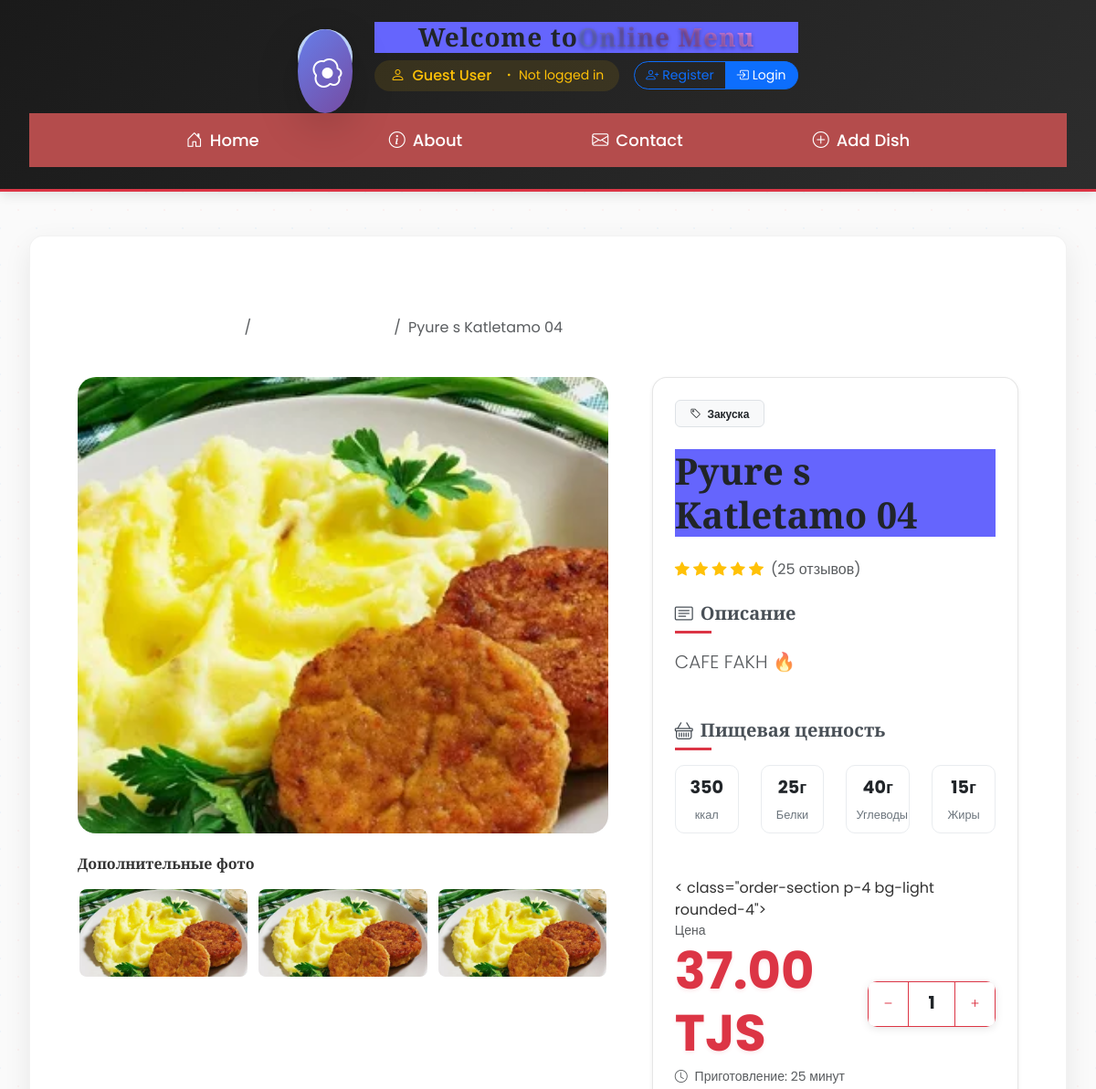
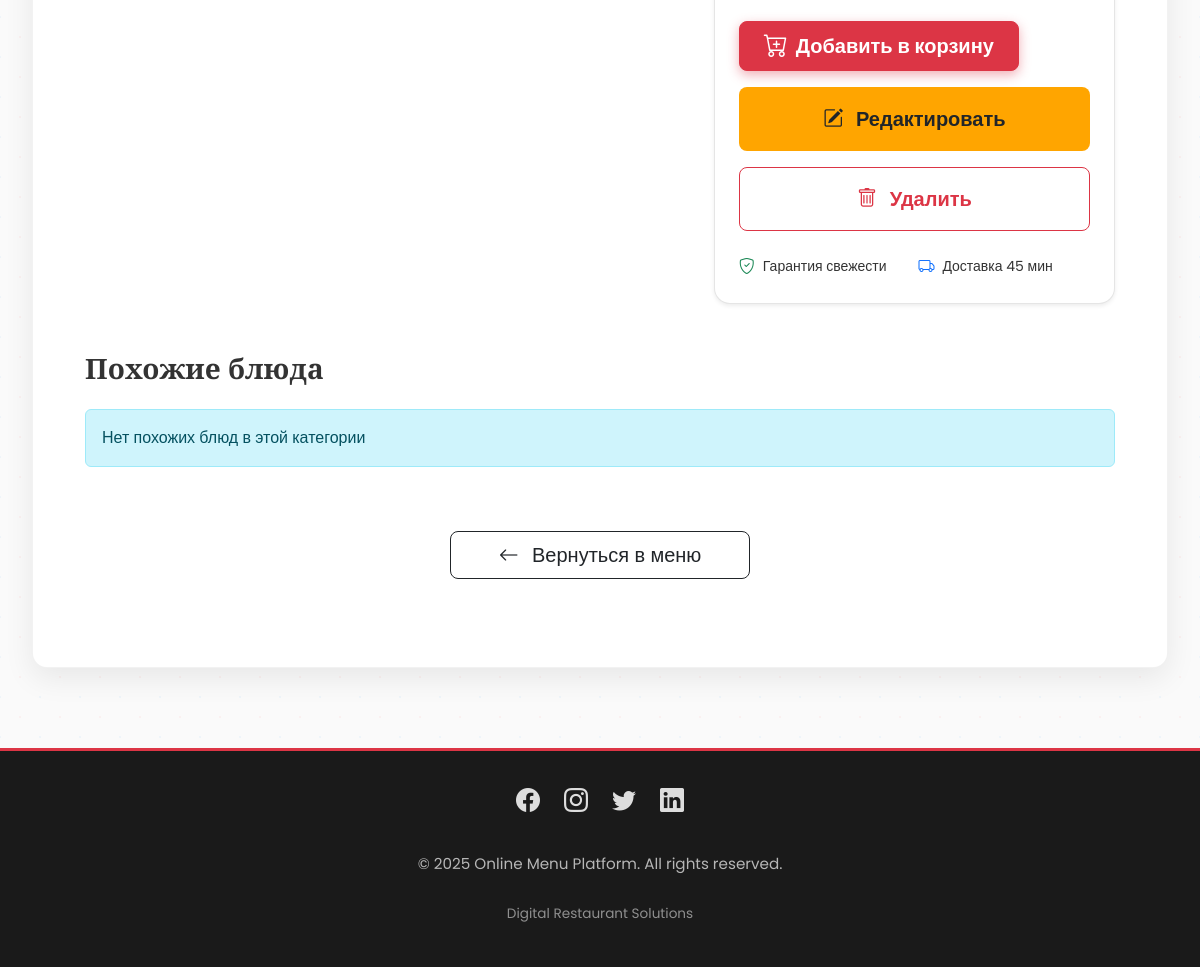
The app's page /dish/2/ with its own data (2 pictures, top to bottom).
### online_menu/models.py (models this page shows, shortened)
class Dish(models.Model):
    CATEGORY_CHOICES = [
        ('starter', 'Starter'),
        ('main', 'Main'),
        ('dessert', 'Dessert'),
        ('drink', 'Drink'),
    ]
    dish_name = models.CharField(max_length=100, verbose_name="dish's name")
    description = models.TextField(null=True, blank=True, verbose_name="Description")
    price = models.DecimalField(max_digits=8, decimal_places=2, verbose_name="Price")
    category = models.CharField(max_length=50, choices=CATEGORY_CHOICES, verbose_name="category")
    image = models.ImageField(upload_to='media/', verbose_name="Image")

### online_menu/views.py (the view)
# urls.py: path('dish/<int:dish_id>/', detail_dish, name='detail_dish'),
def detail_dish(request, dish_id):
    dish = Dish.objects.get(id=dish_id)
    return render(request, 'dish_detail.html', {'dish': dish})

### templates/dish_detail.html (shortened to what this page needs)
{% extends "base.html" %}
{% load static %}
{% block main %}
<div class="container py-5">
    <nav aria-label="breadcrumb" class="mb-4">
        <ol class="breadcrumb">
            <li class="breadcrumb-item"><a href="{% url 'home_name' %}" class="text-decoration-none">
                <i class="bi bi-house-door me-1"></i>Главная
            </a></li>
            <li class="breadcrumb-item"><a href="#menu" class="text-decoration-none">
                <i class="bi bi-menu-button me-1"></i>Меню
            </a></li>
            <li class="breadcrumb-item active" aria-current="page">{{ dish.dish_name }}</li>
        </ol>
    </nav>
    <div class="row g-5">
        <div class="col-lg-7">
            <div class="dish-image-container">
                {% if dish.image %}
                    <img src="{{ dish.image.url }}"
                         class="dish-main-image img-fluid rounded-4 shadow-lg"
                         alt="{{ dish.dish_name }}">
                {% else %}
                    <div class="no-image-placeholder rounded-4 shadow-lg">
                        <i class="bi bi-image text-muted display-1"></i>
                        <p class="mt-3 text-muted">Изображение отсутствует</p>
                    </div>
                {% endif %}
            </div>
            <div class="image-gallery mt-4">
                <h6 class="mb-3">Дополнительные фото</h6>
                <div class="row g-2">
                    {% for i in "123" %}
                    <div class="col-4">
                        <div class="gallery-item rounded-3">
                            {% if dish.image %}
                                <img src="{{ dish.image.url }}"
                                     class="img-fluid rounded-3"
                                     alt="{{ dish.dish_name }} - фото {{ forloop.counter }}">
                            {% else %}
                                <div class="no-thumb-placeholder rounded-3">
                                    <i class="bi bi-image"></i>
                                </div>
                            {% endif %}
                        </div>
                    </div>
                    {% endfor %}
                </div>
            </div>
        </div>
        <div class="col-lg-5">
            <div class="dish-details-card p-4 rounded-4 shadow-sm h-100">
                <div class="mb-4">
                    <span class="badge bg-light text-dark border px-3 py-2">
                        <i class="bi bi-tag me-1"></i>
                        {% if dish.category == 'starter' %}
                            Закуска
                        {% elif dish.category == 'main' %}
                            Основное блюдо
                        {% elif dish.category == 'dessert' %}
                            Десерт
                        {% elif dish.category == 'drink' %}
                            Напиток
                        {% else %}
                            {{ dish.category }}
                        {% endif %}
                    </span>
                </div>
                <h1 class="dish-title mb-4">{{ dish.dish_name }}</h1>
                <div class="rating-section mb-4">
                    <div class="d-flex align-items-center">
                        <div class="stars me-2">
                            {% for i in "12345" %}
                                {% if forloop.counter <= dish.rating|default:5 %}
                                    <i class="bi bi-star-fill text-warning"></i>
                                {% else %}
                                    <i class="bi bi-star text-muted"></i>
                                {% endif %}
                            {% endfor %}
                        </div>
                        <span class="text-muted">({{ dish.review_count|default:"25" }} отзывов)</span>
                    </div>
                </div>
                <div class="description-section mb-5">
                    <h5 class="section-title mb-3">
                        <i class="bi bi-card-text me-2"></i>Описание
                    </h5>
                    <p class="dish-description text-muted lead">
                        {{ dish.description|default:"Вкусное блюдо, приготовленное с любовью нашими шеф-поварами." }}
                    </p>
                </div>
                <div class="nutrition-section mb-5">
                    <h5 class="section-title mb-3">
                        <i class="bi bi-basket me-2"></i>Пищевая ценность
                    </h5>
                    <div class="row text-center">
                        <div class="col-3">
                            <div class="nutrition-item">
                                <div class="nutrition-value">{{ dish.calories|default:"350" }}</div>
                                <div class="nutrition-label">ккал</div>
                            </div>
                        </div>
                        <div class="col-3">
                            <div class="nutrition-item">
                                <div class="nutrition-value">{{ dish.protein|default:"25" }}г</div>
                                <div class="nutrition-label">Белки</div>
                            </div>
                        </div>
                        <div class="col-3">
                            <div class="nutrition-item">
                                <div class="nutrition-value">{{ dish.carbs|default:"40" }}г</div>
                                <div class="nutrition-label">Углеводы</div>
                            </div>
                        </div>
                        <div class="col-3">
                            <div class="nutrition-item">
                                <div class="nutrition-value">{{ dish.fat|default:"15" }}г</div>
                                <div class="nutrition-label">Жиры</div>
                            </div>
                        </div>
                    </div>
                </div>
                < class="order-section p-4 bg-light rounded-4">
                    <div class="d-flex justify-content-between align-items-center mb-4">
                        <div>
                            <div class="text-muted small">Цена</div>
                            <div class="price display-4 fw-bold text-danger">
                                {{ dish.price }} TJS
                            </div>
                            <div class="text-muted small mt-1">
                                <i class="bi bi-clock me-1"></i>
                                Приготовление: {{ dish.preparation_time|default:"25" }} минут
                            </div>
                        </div>
                        <div class="quantity-selector">
                            <div class="input-group" style="width: 140px;">
                                <button class="btn btn-outline-danger" type="button" id="decrease-qty">
                                    <i class="bi bi-dash"></i>
                                </button>
                                <input type="text" class="form-control text-center border-danger"
                                       value="1" id="quantity-input" readonly>
                                <button class="btn btn-outline-danger" type="button" id="increase-qty">
                                    <i class="bi bi-plus"></i>
                                </button>
                            </div>
                        </div>
                    </div>
                    <div class="d-grid gap-3">
    <button class="btn btn-danger btn-lg py-3 d-flex align-items-center justify-content-center" id="add-to-cart-btn">
        <i class="bi bi-cart-plus me-2 fs-4"></i>
        <span class="fw-semibold">Добавить в корзину</span>
    </button>
    <a href="{% url 'dish_edit' dish.id %}" class="btn  btn-lg py-3 fw-semibold" style="background-color: orange; ">
        <i class="bi bi-pencil-square me-2"></i>
        Редактировать
    </a>
    <a href="{% url 'dish_delete' dish.id %}" class="btn btn-outline-danger btn-lg py-3 fw-semibold">
        <i class="bi bi-trash me-2"></i>
        Удалить
    </a>
</div>
                <div class="additional-info mt-4">
                    <div class="row g-2">
                        <div class="col-6">
                            <div class="info-item d-flex align-items-center">
                                <i class="bi bi-shield-check text-success me-2"></i>
                                <span class="small">Гарантия свежести</span>
                            </div>
                        </div>
                        <div class="col-6">
                            <div class="info-item d-flex align-items-center">
                                <i class="bi bi-truck text-primary me-2"></i>
                                <span class="small">Доставка 45 мин</span>
                            </div>
                        </div>
                    </div>
                </div>
            </div>
        </div>
    </div>
    <div class="related-dishes mt-5">
        <h3 class="mb-4">Похожие блюда</h3>
        <div class="row g-4">
            {% for related_dish in related_dishes|slice:":3" %}
            <div class="col-md-4">
                <div class="card dish-card border-0 shadow-sm h-100">
                    {% if related_dish.image %}
                        <img src="{{ related_dish.image.url }}"
                             class="card-img-top"
                             alt="{{ related_dish.dish_name }}">
                    {% else %}
                        <div class="no-image-placeholder">
                            <i class="bi bi-image text-muted"></i>
                        </div>
                    {% endif %}
                    <div class="card-body">
                        <h5 class="card-title">{{ related_dish.dish_name }}</h5>
                        <p class="card-text text-muted small">{{ related_dish.description|truncatechars:80 }}</p>
                        <div class="d-flex justify-content-between align-items-center">
                            <span class="price-badge bg-danger text-white px-3 py-1 rounded-pill">
                                {{ related_dish.price }} TJS
                            </span>
                            <a href="{% url 'dish_detail_name' related_dish.id %}"
                               class="btn btn-sm btn-outline-danger">
                                Подробнее
                            </a>
                        </div>
                    </div>
                </div>
            </div>
            {% empty %}
            <div class="col-12">
                <div class="alert alert-info">
                    Нет похожих блюд в этой категории
                </div>
            </div>
            {% endfor %}
        </div>
    </div>
    <div class="text-center mt-5">
        <a href="{% url 'home_name' %}" class="btn btn-outline-dark btn-lg px-5">
            <i class="bi bi-arrow-left me-2"></i>
            Вернуться в меню
        </a>
    </div>
</div>
{% endblock main %}

### static/css/base.css (style rules this page uses)
* { margin: 0; padding: 0; box-sizing: border-box; }
body { font-family: Arial, sans-serif; }

### static/css/home.css (style rules this page uses)
* { margin: 0; padding: 0; }
img { height: 280px; width: 100%; border-radius: 10px 10px 0px 0px; }
h1 { background-color: rgb(101, 101, 253); font-size: 50px; display: flex; justify-content: center; }
body { background-color: rgb(179, 179, 179); }
button { background-color: gray; color: black; width: 280px; height: 50px; display: flex; justify-content: center; align-items: center; margin-left: 150px; font-size: 20px; margin-top: 10px; }

### static/css/about.css (style rules this page uses)
* { margin: 0; padding: 0; box-sizing: border-box; }
body { font-family: "Poppins", sans-serif; line-height: 1.6; color: #333; background-color: #f9f9f9; }
nav a { color: white; text-decoration: none; margin: 0 15px; font-weight: 500; }

### templates/base.html (style rules this page uses)
:root { --primary-color: #dc3545; --secondary-color: #ff6b6b; --dark-color: #212529; --light-color: #f8f9fa; --gold-color: #ffd700; --transition: all 0.3s ease; }
* { margin: 0; padding: 0; box-sizing: border-box; }
body { font-family: 'Poppins', sans-serif; background-color: #fefefe; color: #333; min-height: 100vh; display: flex; flex-direction: column; }
h1, h2, h3, h4, h5, h6 { font-family: 'Playfair Display', serif; font-weight: 600; }
nav a { color: white; text-decoration: none; font-weight: 500; font-size: 1.1rem; padding: 0.5rem 1.5rem; border-radius: 30px; transition: var(--transition); display: flex; align-items: center; gap: 8px; }

### templates/dish_detail.html (style rules this page uses)
#add-to-cart-btn { box-shadow: 0 4px 12px rgba(220, 53, 69, 0.4); transition: 0.25s ease; }
.dish-image-container { position: relative; overflow: hidden; border-radius: 20px; }
.dish-main-image { width: 100%; height: 500px; object-fit: cover; transition: transform 0.5s ease; }
.gallery-item { height: 100px; overflow: hidden; cursor: pointer; transition: all 0.3s ease; border: 2px solid transparent; }
.gallery-item img { width: 100%; height: 100%; object-fit: cover; }
.dish-details-card { background: white; border: 1px solid rgba(0,0,0,0.1); }
.dish-title { color: #212529; font-weight: 700; line-height: 1.2; font-size: 2.5rem; }
.section-title { color: #495057; font-weight: 600; position: relative; padding-bottom: 10px; }
.section-title::after { content: ''; position: absolute; bottom: 0; left: 0; width: 40px; height: 3px; background: #dc3545; }
.nutrition-item { padding: 10px; background: white; border-radius: 10px; border: 1px solid #e9ecef; }
.nutrition-value { font-size: 1.2rem; font-weight: bold; color: #212529; }
.nutrition-label { font-size: 0.8rem; color: #6c757d; margin-top: 5px; }
.price { text-shadow: 0 2px 4px rgba(220, 53, 69, 0.1); }
.quantity-selector .input-group { box-shadow: 0 2px 10px rgba(0,0,0,0.1); border-radius: 10px; overflow: hidden; }
.quantity-selector button { width: 45px; font-weight: bold; }
.quantity-selector input { font-size: 1.2rem; font-weight: bold; }

### records on screen
Dish: dish_name "Pyure s Katletamo 04", image (picture), description "CAFE FAKH 🔥", price "37.00"

### other values on screen
{{ dish.review_count|default:"25" }} "25"
{{ dish.calories|default:"350" }} "350"
{{ dish.protein|default:"25" }} "25"
{{ dish.carbs|default:"40" }} "40"
{{ dish.fat|default:"15" }} "15"
{{ dish.preparation_time|default:"25" }} "25"
